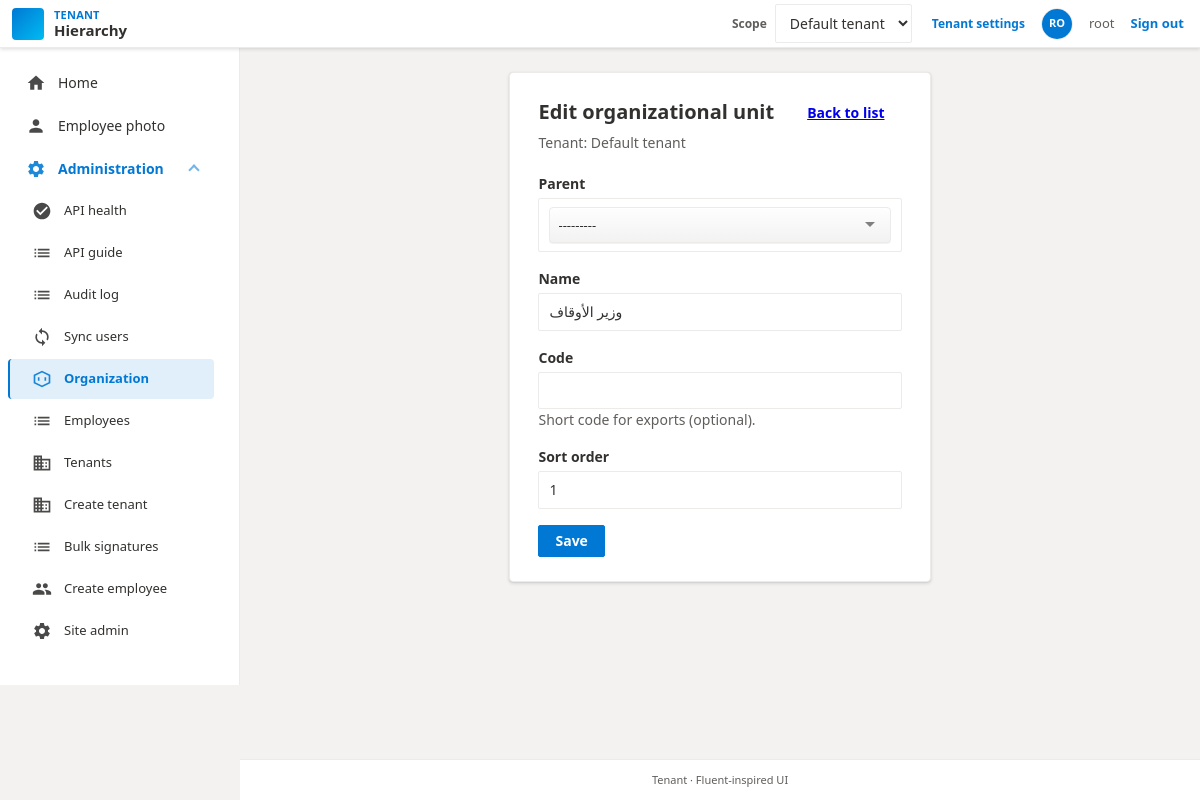
The page /organization/units/1/edit/ (signed in) on the database its author committed.
### hierarchy/models.py (models this page shows, shortened)
class Tenant(models.Model):
    name = models.CharField(max_length=255)
    slug = models.SlugField(max_length=80, unique=True, db_index=True)
    is_active = models.BooleanField(default=True)
    api_base_url = models.URLField(
        "API base URL",
        max_length=500,
        blank=True,
        help_text="This tenant's backend base (e.g. http://63.183.213.237:1113). "
        "Health checks use {base}/api/health.",
    )
    api_key = models.CharField(
        max_length=255,
        blank=True,
        help_text="Shared secret for machine API clients (GET /api/employees/). "
        "Optional: override in production with env TENANT_API_KEY_<tenant_pk>.",
    )
    api_key_header = models.CharField(
        max_length=64,
        blank=True,
        default="",
        help_text="HTTP header for api_key (default X-Api-Key if empty). "
        "Optional env: TENANT_API_KEY_HEADER_<tenant_pk>.",
    )
    created_at = models.DateTimeField(auto_now_add=True)
    class Meta:
        ordering = ["name"]

class OrganizationalUnit(models.Model):
    tenant = models.ForeignKey(
        Tenant,
        on_delete=models.CASCADE,
        related_name="organizational_units",
    )
    parent = models.ForeignKey(
        "self",
        on_delete=models.CASCADE,
        null=True,
        blank=True,
        related_name="children",
    )
    name = models.CharField(max_length=200)
    code = models.CharField(
        max_length=64,
        blank=True,
        help_text="Short code for exports (optional).",
    )
    sort_order = models.PositiveIntegerField(default=0)
    class Meta:
        ordering = ["sort_order", "name"]
        verbose_name = "organizational unit"
    def __str__(self):
        return self.name

### hierarchy/organization_views.py (the view)
# urls.py: path("organization/units/<int:pk>/edit/", organization_views.org_unit_edit, name="org_unit_edit"),
@login_required
def org_unit_edit(request, pk):
    ensure_structure_staff(request)
    unit = get_object_or_404(OrganizationalUnit.objects.select_related("tenant"), pk=pk)
    ensure_structure_tenant_access(request, unit.tenant)
    if request.method == "POST":
        form = OrganizationalUnitForm(request.POST, tenant=unit.tenant, instance=unit)
        if form.is_valid():
            form.save()
            messages.success(request, "Organizational unit updated.")
            return redirect("hierarchy:org_unit_list")
    else:
        form = OrganizationalUnitForm(tenant=unit.tenant, instance=unit)
    return render(
        request,
        "hierarchy/org_unit_form.html",
        {"form": form, "structure_tenant": unit.tenant, "is_edit": True, "unit": unit},
    )

### hierarchy/templates/hierarchy/org_unit_form.html (shortened to what this page needs)
{% extends "base.html" %}
{% block content %}
<div class="d365-card d365-card--wide">
  <div class="d365-card__header-row">
    <div>
      <h1>{% if is_edit %}Edit organizational unit{% else %}New organizational unit{% endif %}</h1>
      <p class="d365-card__subtitle">Tenant: {{ structure_tenant.name }}</p>
    </div>
    <a href="{% url 'hierarchy:org_unit_list' %}" class="d365-btn">Back to list</a>
  </div>
  <form method="post" class="d365-form">
    {% for field in form %}
      <div class="d365-field{% if field.errors %} d365-field--error{% endif %}">
        <label for="{{ field.id_for_label }}" class="d365-label">{{ field.label }}</label>
        {{ field }}
        {% if field.help_text %}<p class="d365-help">{{ field.help_text }}</p>{% endif %}
      </div>
    {% endfor %}
    <div class="d365-form-actions">
      <button type="submit" class="d365-btn d365-btn--primary">{% if is_edit %}Save{% else %}Create{% endif %}</button>
    </div>
  </form>
</div>
{% endblock %}

### templates/base.html (shortened to what this page needs)
{% load static %}
<!DOCTYPE html>
<html lang="en">
<head>
  <link rel="stylesheet" href="{% static 'css/dynamics-theme.css' %}">
  <link rel="stylesheet" href="{% static 'vendor/tom-select/tom-select.default.min.css' %}">
  <link rel="stylesheet" href="{% static 'css/tom-select-d365.css' %}">
</head>
<body class="d365-shell">
  <div class="d365-layout">
    <header class="d365-app-bar" role="banner">
      <div class="d365-app-bar__start">
        <a class="d365-app-bar__brand" href="{% url 'hierarchy:index' %}">
          <span class="d365-app-bar__logo" aria-hidden="true"></span>
          <span class="d365-app-bar__titles">
            <span class="d365-app-bar__product">Tenant</span>
            <span class="d365-app-bar__app-name">Hierarchy</span>
          </span>
        </a>
      </div>
      <span class="d365-app-bar__env d365-app-bar__actions">
        {% block app_bar_extra %}
          {% if user.is_authenticated %}
            {% if user.is_superuser %}
            <form method="post" action="{% url 'hierarchy:tenant_switch' %}" class="d365-tenant-switch">
              <label class="d365-tenant-switch__label" for="id-app-tenant-scope">Scope</label>
              <select name="tenant" id="id-app-tenant-scope" class="d365-select d365-select--compact" aria-label="Choose tenant scope" data-no-searchable-select="1" onchange="this.form.submit()">
                {% for t in tenant_switch_choices %}
                  <option value="{{ t.pk }}" {% if active_tenant and active_tenant.pk == t.pk %}selected{% endif %}>{{ t.name }}{% if not t.is_active %} (inactive){% endif %}</option>
                {% endfor %}
              </select>
            </form>
            {% if active_tenant %}
            <a href="{% url 'hierarchy:tenant_edit' active_tenant.pk %}" class="d365-link d365-link--compact">Tenant settings</a>
            {% endif %}
            {% endif %}
            <a href="{% url 'hierarchy:employee_photo' %}" class="d365-app-bar__avatar" title="Employee photo" aria-label="Employee photo">
              {% if employee_photo_url %}
                <img src="{{ employee_photo_url }}" alt="" class="d365-app-bar__avatar-img" width="32" height="32">
              {% else %}
                <span class="d365-app-bar__avatar-initials">{{ avatar_initials }}</span>
              {% endif %}
            </a>
            <span class="d365-app-bar__user">{{ user.get_username }}</span>
            <a class="d365-link" href="{% url 'logout' %}">Sign out</a>
          {% else %}
            <a class="d365-link" href="{% url 'login' %}">Sign in</a>
          {% endif %}
        {% endblock %}
      </span>
    </header>
    <div class="d365-body">
      <div class="d365-nav-host" id="d365-nav-host">
        <aside class="d365-side-nav" id="d365-side-nav" aria-label="Main navigation">
          <div class="d365-side-nav__inner">
            {% block side_nav %}
            <nav class="d365-side-nav__nav">
              <ul class="d365-nav-list">
                <li>
                  <a href="{% url 'hierarchy:index' %}" class="d365-nav-link{% if request.resolver_match.namespace == 'hierarchy' and request.resolver_match.url_name == 'index' %} is-active{% endif %}">
                    <span class="d365-nav-link__icon" aria-hidden="true"></span>
                    <span class="d365-nav-link__text">Home</span>
                  </a>
                </li>
                {% if user.is_authenticated %}
                <li>
                  <a href="{% url 'hierarchy:employee_photo' %}" class="d365-nav-link{% if request.resolver_match.url_name == 'employee_photo' %} is-active{% endif %}">
                    <span class="d365-nav-link__icon d365-nav-link__icon--person" aria-hidden="true"></span>
                    <span class="d365-nav-link__text">Employee photo</span>
                  </a>
                </li>
                {% endif %}
                {% if user.is_staff %}
                {% with u=request.resolver_match.url_name %}
                <li class="d365-nav-group">
                  <details class="d365-nav-details{% if request.resolver_match.namespace == 'admin' or u == 'api_health_test' or u == 'api_guide' or u == 'audit_log_list' or u == 'user_sync' or u == 'organization_overview' or u == 'org_unit_list' or u == 'org_unit_create' or u == 'org_unit_edit' or u == 'position_list' or u == 'position_create' or u == 'position_detail' or u == 'position_edit' or u == 'position_assignment_delete' or u == 'employee_list' or u == 'employee_edit' or u == 'signature_manage' or u == 'signature_bulk_upload' or u == 'tenant_list' or u == 'tenant_edit' or u == 'tenant_create' or u == 'employee_create' %} d365-nav-details--highlight{% endif %}" {% if request.resolver_match.namespace == 'admin' or u == 'api_health_test' or u == 'api_guide' or u == 'audit_log_list' or u == 'user_sync' or u == 'organization_overview' or u == 'org_unit_list' or u == 'org_unit_create' or u == 'org_unit_edit' or u == 'position_list' or u == 'position_create' or u == 'position_detail' or u == 'position_edit' or u == 'position_assignment_delete' or u == 'employee_list' or u == 'employee_edit' or u == 'signature_manage' or u == 'signature_bulk_upload' or u == 'tenant_list' or u == 'tenant_edit' or u == 'tenant_create' or u == 'employee_create' %}open{% endif %}>
                    <summary class="d365-nav-details__summary">
                      <span class="d365-nav-details__summary-main">
                        <span class="d365-nav-link__icon d365-nav-link__icon--gear" aria-hidden="true"></span>
                        <span class="d365-nav-details__title">Administration</span>
                      </span>
                      <span class="d365-nav-details__chevron" aria-hidden="true"></span>
                    </summary>
                    <ul class="d365-nav-list d365-nav-list--nested">
                      <li>
                        <a href="{% url 'hierarchy:api_health_test' %}" class="d365-nav-link{% if u == 'api_health_test' %} is-active{% endif %}">
                          <span class="d365-nav-link__icon d365-nav-link__icon--health" aria-hidden="true"></span>
                          <span class="d365-nav-link__text">API health</span>
                        </a>
                      </li>
                      <li>
                        <a href="{% url 'hierarchy:api_guide' %}" class="d365-nav-link{% if u == 'api_guide' %} is-active{% endif %}">
                          <span class="d365-nav-link__icon d365-nav-link__icon--list" aria-hidden="true"></span>
                          <span class="d365-nav-link__text">API guide</span>
                        </a>
                      </li>
                      <li>
                        <a href="{% url 'hierarchy:audit_log_list' %}" class="d365-nav-link{% if u == 'audit_log_list' %} is-active{% endif %}">
                          <span class="d365-nav-link__icon d365-nav-link__icon--list" aria-hidden="true"></span>
                          <span class="d365-nav-link__text">Audit log</span>
                        </a>
                      </li>
                      <li>
                        <a href="{% url 'hierarchy:user_sync' %}" class="d365-nav-link{% if u == 'user_sync' %} is-active{% endif %}">
                          <span class="d365-nav-link__icon d365-nav-link__icon--sync" aria-hidden="true"></span>
                          <span class="d365-nav-link__text">Sync users</span>
                        </a>
                      </li>
                      <li>
                        <a href="{% url 'hierarchy:organization_overview' %}" class="d365-nav-link{% if u == 'organization_overview' or u == 'org_unit_list' or u == 'org_unit_create' or u == 'org_unit_edit' or u == 'position_list' or u == 'position_create' or u == 'position_detail' or u == 'position_edit' or u == 'position_assignment_delete' %} is-active{% endif %}">
                          <span class="d365-nav-link__icon d365-nav-link__icon--structure" aria-hidden="true"></span>
                          <span class="d365-nav-link__text">Organization</span>
                        </a>
                      </li>
                      <li>
                        <a href="{% url 'hierarchy:employee_list' %}" class="d365-nav-link{% if u == 'employee_list' or u == 'employee_edit' or u == 'signature_manage' or u == 'signature_bulk_upload' %} is-active{% endif %}">
                          <span class="d365-nav-link__icon d365-nav-link__icon--list" aria-hidden="true"></span>
                          <span class="d365-nav-link__text">Employees</span>
                        </a>
                      </li>
                      {% if user.is_superuser %}
                      <li>
                        <a href="{% url 'hierarchy:tenant_list' %}" class="d365-nav-link{% if u == 'tenant_list' or u == 'tenant_edit' %} is-active{% endif %}">
                          <span class="d365-nav-link__icon d365-nav-link__icon--building" aria-hidden="true"></span>
                          <span class="d365-nav-link__text">Tenants</span>
                        </a>
                      </li>
                      <li>
                        <a href="{% url 'hierarchy:tenant_create' %}" class="d365-nav-link{% if u == 'tenant_create' %} is-active{% endif %}">
                          <span class="d365-nav-link__icon d365-nav-link__icon--building" aria-hidden="true"></span>
                          <span class="d365-nav-link__text">Create tenant</span>
                        </a>
                      </li>
                      {% endif %}
                      <li>
                        <a href="{% url 'hierarchy:signature_bulk_upload' %}" class="d365-nav-link{% if u == 'signature_bulk_upload' %} is-active{% endif %}">
                          <span class="d365-nav-link__icon d365-nav-link__icon--list" aria-hidden="true"></span>
                          <span class="d365-nav-link__text">Bulk signatures</span>
                        </a>
                      </li>
                      <li>
                        <a href="{% url 'hierarchy:employee_create' %}" class="d365-nav-link{% if u == 'employee_create' %} is-active{% endif %}">
                          <span class="d365-nav-link__icon d365-nav-link__icon--people" aria-hidden="true"></span>
                          <span class="d365-nav-link__text">Create employee</span>
                        </a>
                      </li>
                      <li>
                        <a href="{% url 'admin:index' %}" class="d365-nav-link{% if request.resolver_match.namespace == 'admin' %} is-active{% endif %}">
                          <span class="d365-nav-link__icon d365-nav-link__icon--gear" aria-hidden="true"></span>
                          <span class="d365-nav-link__text">Site admin</span>
                        </a>
                      </li>
                    </ul>
                  </details>
                </li>
                {% endwith %}
                {% endif %}
              </ul>
            </nav>
            {% endblock %}
          </div>
        </aside>
      </div>
      <div class="d365-content">
        <main class="d365-main" id="main" role="main">
          {% block content %}{% endblock %}
        </main>
        <footer class="d365-footer" role="contentinfo">
          {% block footer %}Tenant · Fluent-inspired UI{% endblock %}
        </footer>
      </div>
    </div>
  </div>
</body>
</html>

### rows shown on the page
Tenant: name "Default tenant"
OrganizationalUnit: form "وزير الأوقاف" "1"

### other values the page prints
{{ avatar_initials }} "RO"
{{ user.get_username }} "root"
{{ field.label }} "Parent" "Name" "Code" "Sort order"
{{ field.help_text }} "Short code for exports (optional)."
form field tenant "Default tenant"
